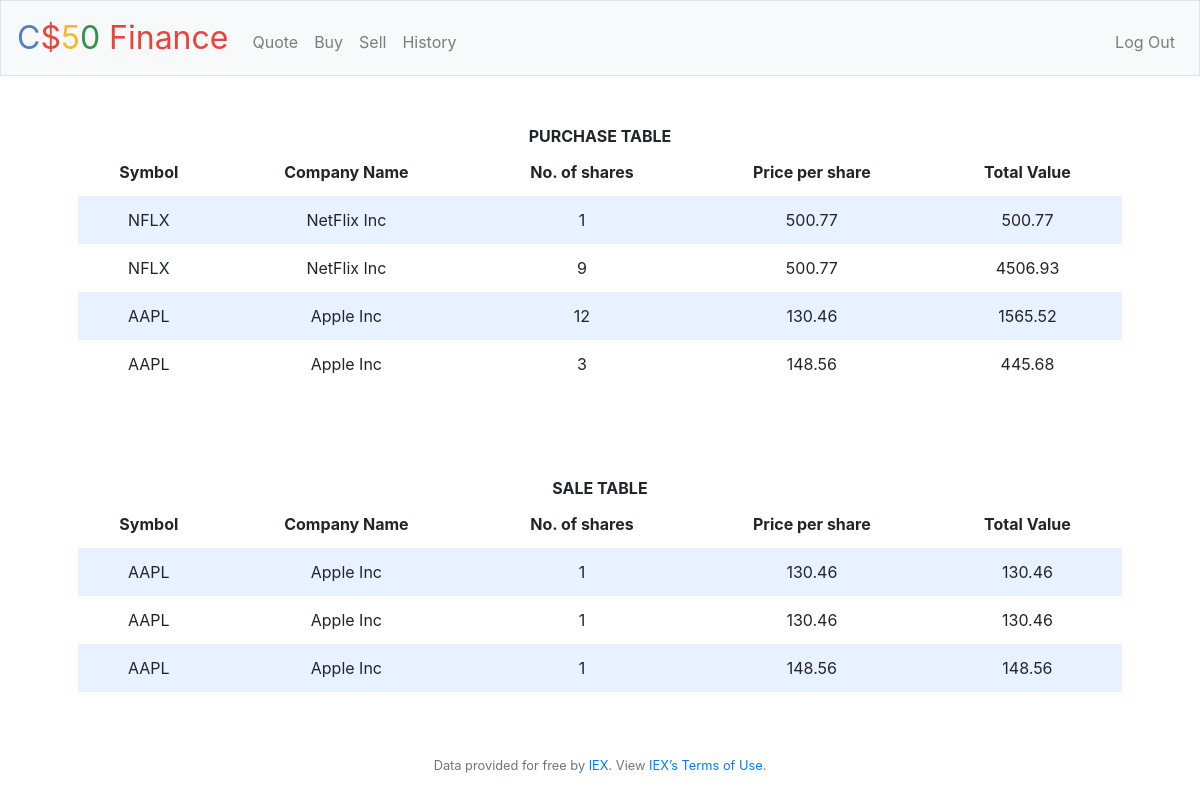
Screenshot of /history (signed in) with the database file from the repository.
### tables this page shows
CREATE TABLE buy
(
    id INT NOT NULL,
    company_name VARCHAR(500),
    symbol VARCHAR(20),
    no_of_shares INT,
    price_per_share NUMERIC NOT NULL,
    total_price NUMERIC NOT NULL,
    FOREIGN KEY (id) REFERENCES users(id)
);

CREATE TABLE sell
(
    id INT NOT NULL,
    company_name VARCHAR(500),
    symbol VARCHAR(20),
    no_of_shares INT,
    price_per_share NUMERIC NOT NULL,
    total_price NUMERIC NOT NULL,
    FOREIGN KEY (id) REFERENCES users(id)
);

### application.py (the view)
@app.route("/history")
@login_required
def history():
    session_id = session["user_id"]
    sell = db.execute("SELECT * FROM sell WHERE id = ?", session_id)
    buy = db.execute("SELECT * FROM buy WHERE id = ?", session_id)
    return render_template("history.html", sell=sell,buy=buy)

### application.py (called while the page is built)
@app.after_request
def after_request(response):
    response.headers["Cache-Control"] = "no-cache, no-store, must-revalidate"
    response.headers["Expires"] = 0
    response.headers["Pragma"] = "no-cache"
    return response

### helpers.py (called while the page is built)
def login_required(f):
    @wraps(f)
    def decorated_function(*args, **kwargs):
        if session.get("user_id") is None:
            return redirect("/login")
        return f(*args, **kwargs)
    return decorated_function

### templates/history.html (shortened to what this page needs)
{% extends "layout.html" %}
{% block main %}
<div>
    <table>
        <strong>PURCHASE TABLE</strong>
        <thead>
            <tr>
            <td><strong>Symbol</strong></td>
            <td><strong>Company Name</strong></td>
            <td><strong>No. of shares</strong></td>
            <td><strong>Price per share</strong></td>
            <td><strong>Total Value</strong></td>
            </tr>
        </thead>
        <tbody>
            {% for dicts in buy %}
                <tr>
                    <td>{{ dicts.symbol }}</td>
                    <td>{{ dicts.company_name }}</td>
                    <td>{{ dicts.no_of_shares }}</td>
                    <td>{{ dicts.price_per_share }}</td>
                    <td>{{ dicts.total_price }}</td>
                </tr>
            {% endfor %}
        </tbody>
    </table>
</div>
<br><br><br>
<div>
    <table>
        <strong>SALE TABLE</strong>
        <thead>
            <tr>
            <td><strong>Symbol</strong></td>
            <td><strong>Company Name</strong></td>
            <td><strong>No. of shares</strong></td>
            <td><strong>Price per share</strong></td>
            <td><strong>Total Value</strong></td>
            </tr>
        </thead>
        <tbody>
            {% for dicts in sell %}
                <tr>
                    <td>{{ dicts.symbol }}</td>
                    <td>{{ dicts.company_name }}</td>
                    <td>{{ dicts.no_of_shares }}</td>
                    <td>{{ dicts.price_per_share }}</td>
                    <td>{{ dicts.total_price }}</td>
                </tr>
            {% endfor %}
        </tbody>
    </table>
</div>
{% endblock %}

### templates/layout.html (shortened to what this page needs)
<!DOCTYPE html>
<html lang="en">
    <head>
        <link rel="stylesheet" href="https://cdn.jsdelivr.net/npm/bootstrap@4.5.3/dist/css/bootstrap.min.css">
        <link href="/static/styles.css" rel="stylesheet">
    </head>
    <body>
        <nav class="navbar navbar-expand-md navbar-light bg-light border">
            <a class="navbar-brand" href="/"><span class="blue">C</span><span class="red">$</span><span class="yellow">5</span><span class="green">0</span> <span class="red">Finance</span></a>
            <div class="collapse navbar-collapse" id="navbar">
                {% if session.user_id %}
                    <ul class="navbar-nav mr-auto mt-2">
                        <li class="nav-item"><a class="nav-link" href="/quote">Quote</a></li>
                        <li class="nav-item"><a class="nav-link" href="/buy">Buy</a></li>
                        <li class="nav-item"><a class="nav-link" href="/sell">Sell</a></li>
                        <li class="nav-item"><a class="nav-link" href="/history">History</a></li>
                    </ul>
                    <ul class="navbar-nav ml-auto mt-2">
                        <li class="nav-item"><a class="nav-link" href="/logout">Log Out</a></li>
                    </ul>
                {% else %}
                    <ul class="navbar-nav ml-auto mt-2">
                        <li class="nav-item"><a class="nav-link" href="/register">Register</a></li>
                        <li class="nav-item"><a class="nav-link" href="/login">Log In</a></li>
                    </ul>
                {% endif %}
            </div>
        </nav>
        <main class="container p-5">
            {% block main %}{% endblock %}
        </main>
        <footer class="small text-center text-muted">
            Data provided for free by <a href="https://iextrading.com/developer">IEX</a>. View <a href="https://iextrading.com/api-exhibit-a/">IEX’s Terms of Use</a>.
        </footer>
    </body>
</html>

### static/styles.css (style rules this page uses)
nav .navbar-brand { font-size: xx-large; }
nav .navbar-brand .blue { color: #537fbe; }
nav .navbar-brand .red { color: #ea433b; }
nav .navbar-brand .yellow { color: #f5b82e; }
nav .navbar-brand .green { color: #2e944b; }
main { overflow-x: auto; text-align: center; }
table { background-color: transparent; margin-bottom: 1rem; width: 100%; }
table th,table td { padding: 0.75rem; vertical-align: middle; }
tbody tr:nth-of-type(odd) { background-color: rgb(179, 208, 255, 0.3) }

### rows the page displays
buy: symbol "NFLX", company_name "NetFlix Inc", no_of_shares "1", price_per_share "500.77", total_price "500.77"
buy: symbol "NFLX", company_name "NetFlix Inc", no_of_shares "9", price_per_share "500.77", total_price "4506.93"
buy: symbol "AAPL", company_name "Apple Inc", no_of_shares "12", price_per_share "130.46", total_price "1565.52"
buy: symbol "AAPL", company_name "Apple Inc", no_of_shares "3", price_per_share "148.56", total_price "445.68"
sell: symbol "AAPL", company_name "Apple Inc", no_of_shares "1", price_per_share "130.46", total_price "130.46"
sell: symbol "AAPL", company_name "Apple Inc", no_of_shares "1", price_per_share "130.46", total_price "130.46"
sell: symbol "AAPL", company_name "Apple Inc", no_of_shares "1", price_per_share "148.56", total_price "148.56"
